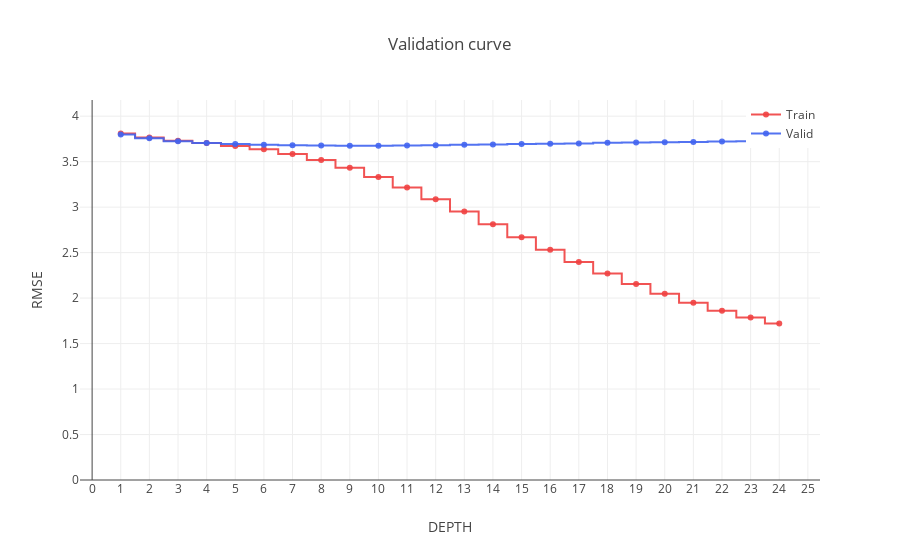

The notebook cell this image was saved under:
### Markdown cell above
## 8.0 Looking for the best depth

### Code cell
%%time

train_results = []
valid_results = []

depths = range(1, 25, 1)

for d in tqdm_notebook(depths):

    model = RandomForestRegressor(
        n_estimators=100,
        criterion='mse',
        max_depth=d,
        min_samples_split=2,
        min_samples_leaf=1,
        min_weight_fraction_leaf=0.0,
        max_features='auto',
        max_leaf_nodes=None,
        min_impurity_decrease=0.0,
        min_impurity_split=None,
        bootstrap=True,
        oob_score=False,
        n_jobs=n_threads,
        random_state=random_state,
        verbose=0,
        warm_start=False
    )

    model.fit(
        X=X_train_r[feat[:-1]].replace([np.NAN, np.inf, np.NINF], [0, 0, 0]),
        y=y_train_r,
        sample_weight=None
    )

    y_pred_train = model.predict(
        X=X_train_r[feat[:-1]].replace([np.NAN, np.inf, np.NINF], [0, 0, 0]),
    )

    y_pred_test = model.predict(
        X=X_test_r[feat[:-1]].replace([np.NAN, np.inf, np.NINF], [0, 0, 0]),
    )
    
    train_results.append(rmse(y_train_r, y_pred_train))
    valid_results.append(rmse(y_test_r, y_pred_test))
    
plot_vc([d for d in depths], train_results, valid_results)

### Figure 1 — Plotly figure (JSON) as saved in the notebook; plotly's stock layout.template omitted (floating-point values rounded to 4 significant figures)
{"data": [{"connectgaps": true, "line": {"color": "rgba(240, 65, 65, .9)", "shape": "hvh"}, "mode": "lines+markers", "name": "Train", "type": "scatter", "uid": "e28b2fa2-5ecc-481f-a6a8-87366aaef40f", "x": [1, 2, 3, 4, 5, 6, 7, 8, 9, 10, 11, 12, 13, 14, 15, 16, 17, 18, 19, 20, 21, 22, 23, 24], "y": [3.809, 3.766, 3.731, 3.704, 3.673, 3.635, 3.585, 3.517, 3.432, 3.331, 3.215, 3.088, 2.951, 2.811, 2.669, 2.531, 2.398, 2.272, 2.154, 2.047, 1.948, 1.862, 1.786, 1.721]}, {"connectgaps": true, "line": {"color": "rgba(65, 100, 240, .9)", "shape": "hvh"}, "mode": "lines+markers", "name": "Valid", "type": "scatter", "uid": "d24197ae-93ae-4216-8b65-112e951647aa", "x": [1, 2, 3, 4, 5, 6, 7, 8, 9, 10, 11, 12, 13, 14, 15, 16, 17, 18, 19, 20, 21, 22, 23, 24], "y": [3.798, 3.757, 3.724, 3.706, 3.695, 3.685, 3.681, 3.677, 3.676, 3.675, 3.678, 3.681, 3.686, 3.688, 3.695, 3.696, 3.701, 3.708, 3.711, 3.713, 3.715, 3.721, 3.724, 3.727]}], "layout": {"legend": {"x": 0.9, "y": 1}, "showlegend": true, "title": {"text": "Validation curve"}, "xaxis": {"dtick": 1, "title": {"text": "DEPTH"}}, "yaxis": {"autorange": false, "range": [0, 4.178], "title": {"text": "RMSE"}}}}
